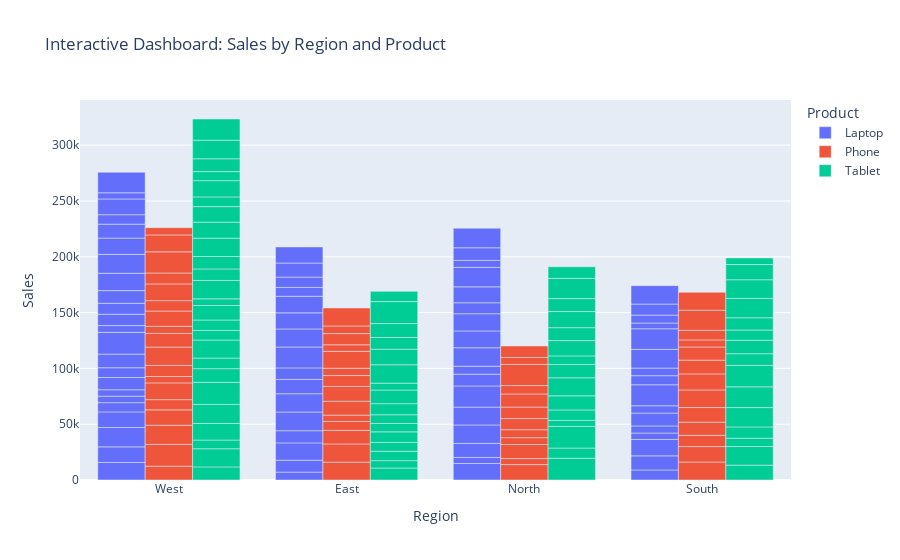

Notebook source saved alongside this figure:
### Code cell
# Interactive dashboard: filterable by product
fig = px.bar(df, x="Region", y="Sales", color="Product", barmode="group",
             title="Interactive Dashboard: Sales by Region and Product",
             hover_data=["Profit"])
fig.show()

### Figure 1 — Plotly figure (JSON) as saved in the notebook; plotly's stock layout.template omitted (floating-point values rounded to 4 significant figures)
{"data": [{"alignmentgroup": "True", "customdata": [[4012], [1756], [3876], [1896], [4137], [3203], [1853], [857], [3519], [1167], [4968], [4685], [1039], [4636], [4275], [3279], [2081], [4500], [2133], [2652], [2500], [4678], [2548], [2323], [2581], [3919], [3537], [3778], [1829], [4761], [1858], [3677], [2628], [3972], [3093], [4542], [3447], [780], [1166], [4688], [1171], [3622], [3093], [2468], [2253], [2796], [2761], [3378], [4144], [802], [555], [1025], [2625], [864], [2031], [3586], [1213], [1796], [566], [4507], [2972], [3160], [4014], [4312], [3948], [1812], [2824], [2105], [3063], [2897], [4235], [3090]], "hovertemplate": "Product=Laptop<br>Region=%{x}<br>Sales=%{y}<br>Profit=%{customdata[0]}<extra></extra>", "legendgroup": "Laptop", "marker": {"color": "#636efa", "pattern": {"shape": ""}}, "name": "Laptop", "offsetgroup": "Laptop", "orientation": "v", "showlegend": true, "textposition": "auto", "type": "bar", "x": ["West", "West", "East", "West", "West", "North", "North", "South", "West", "West", "South", "South", "North", "West", "North", "North", "West", "West", "East", "East", "East", "South", "South", "West", "West", "North", "East", "East", "North", "West", "North", "East", "West", "South", "East", "West", "North", "South", "West", "East", "East", "East", "West", "West", "South", "West", "North", "East", "West", "South", "West", "South", "East", "North", "South", "East", "North", "North", "West", "North", "West", "North", "East", "South", "South", "South", "North", "South", "West", "South", "North", "East"], "xaxis": "x", "y": [15738, 13945, 7082, 17377, 13967, 14817, 5417, 8974, 8267, 5825, 12668, 14708, 12543, 5728, 16540, 16000, 10988, 8766, 10644, 15518, 10917, 5728, 6365, 12186, 19512, 18923, 16769, 16332, 10588, 6062, 7156, 12860, 10161, 11541, 10334, 9846, 16516, 6542, 11313, 18704, 16185, 14409, 15578, 16911, 18807, 14580, 15048, 14872, 12494, 8141, 8486, 6810, 7923, 15406, 16794, 9268, 9849, 14273, 14086, 17477, 5504, 6214, 12576, 18428, 5133, 7105, 11316, 9910, 18460, 16476, 17490, 14442], "yaxis": "y"}, {"alignmentgroup": "True", "customdata": [[3986], [4084], [3331], [4219], [3245], [3279], [3008], [1424], [4985], [2444], [1297], [2324], [3636], [2693], [1010], [904], [2168], [4136], [1216], [1173], [2665], [1270], [2484], [1577], [888], [3314], [2517], [4844], [2680], [4079], [3531], [4664], [4323], [2406], [1260], [1399], [2387], [3766], [4400], [2786], [4702], [4932], [2555], [3266], [3787], [2575], [625], [2656], [4706], [3239], [2475], [1376], [1960], [3209], [2233], [4017], [3370]], "hovertemplate": "Product=Phone<br>Region=%{x}<br>Sales=%{y}<br>Profit=%{customdata[0]}<extra></extra>", "legendgroup": "Phone", "marker": {"color": "#EF553B", "pattern": {"shape": ""}}, "name": "Phone", "offsetgroup": "Phone", "orientation": "v", "showlegend": true, "textposition": "auto", "type": "bar", "x": ["East", "South", "North", "East", "North", "North", "East", "South", "East", "North", "South", "North", "South", "West", "West", "North", "West", "West", "East", "East", "South", "West", "West", "West", "West", "East", "West", "South", "North", "East", "South", "South", "South", "North", "West", "North", "North", "North", "East", "West", "West", "West", "South", "West", "North", "West", "West", "West", "East", "West", "East", "East", "South", "South", "East", "East", "South"], "xaxis": "x", "y": [15966, 16088, 13808, 16338, 5412, 12587, 12164, 13867, 7967, 6122, 10073, 7143, 11806, 12357, 19552, 9968, 17144, 13787, 5698, 12400, 13082, 9171, 15011, 5717, 9946, 13335, 16414, 15808, 10305, 9729, 14348, 12330, 11801, 11731, 12241, 7539, 18964, 6191, 6540, 6365, 13691, 9312, 6324, 15019, 10301, 9748, 18971, 15150, 15188, 6531, 5823, 10029, 8627, 17972, 6852, 16125, 16003], "yaxis": "y"}, {"alignmentgroup": "True", "customdata": [[3830], [970], [3283], [1645], [3456], [3824], [755], [2338], [509], [3371], [1515], [4969], [723], [4658], [4425], [884], [3256], [1960], [3224], [4646], [2074], [749], [4462], [4863], [735], [2348], [3874], [1752], [4481], [2622], [2650], [1858], [2982], [1831], [637], [3332], [4800], [4318], [4638], [3945], [4955], [2219], [3766], [2469], [4656], [1023], [2893], [3617], [4643], [1776], [1138], [4623], [2146], [1418], [3297], [3845], [2406], [1562], [2476], [4096], [3783], [2103], [732], [1669], [2658], [1993], [2261], [2862], [3921], [1660], [742]], "hovertemplate": "Product=Tablet<br>Region=%{x}<br>Sales=%{y}<br>Profit=%{customdata[0]}<extra></extra>", "legendgroup": "Tablet", "marker": {"color": "#00cc96", "pattern": {"shape": ""}}, "name": "Tablet", "offsetgroup": "Tablet", "orientation": "v", "showlegend": true, "textposition": "auto", "type": "bar", "x": ["West", "West", "South", "East", "South", "South", "North", "West", "North", "East", "South", "West", "South", "West", "East", "East", "South", "North", "South", "East", "North", "West", "North", "East", "East", "South", "East", "West", "West", "East", "West", "North", "West", "East", "North", "East", "East", "West", "West", "West", "South", "West", "West", "North", "North", "West", "West", "East", "North", "West", "East", "North", "South", "West", "South", "South", "South", "North", "West", "North", "South", "North", "West", "West", "West", "East", "West", "South", "East", "North", "West"], "xaxis": "x", "y": [11748, 16261, 13306, 10745, 16657, 7504, 19527, 7786, 9079, 6571, 10104, 14879, 17324, 17043, 8440, 7914, 18584, 19397, 19191, 9492, 5395, 19780, 9360, 7502, 7782, 10486, 9980, 12266, 9491, 12192, 16130, 12651, 8636, 6167, 16174, 16486, 13924, 9330, 13010, 5953, 12056, 16493, 10293, 11938, 7681, 11172, 16428, 10541, 13702, 14347, 12419, 11588, 9186, 13905, 10977, 17326, 16714, 14435, 8709, 11619, 13647, 18116, 14576, 8072, 11530, 19683, 16632, 5928, 9175, 10348, 18987], "yaxis": "y"}], "layout": {"barmode": "group", "legend": {"title": {"text": "Product"}, "tracegroupgap": 0}, "title": {"text": "Interactive Dashboard: Sales by Region and Product"}, "xaxis": {"anchor": "y", "domain": [0, 1], "title": {"text": "Region"}}, "yaxis": {"anchor": "x", "domain": [0, 1], "title": {"text": "Sales"}}}}
